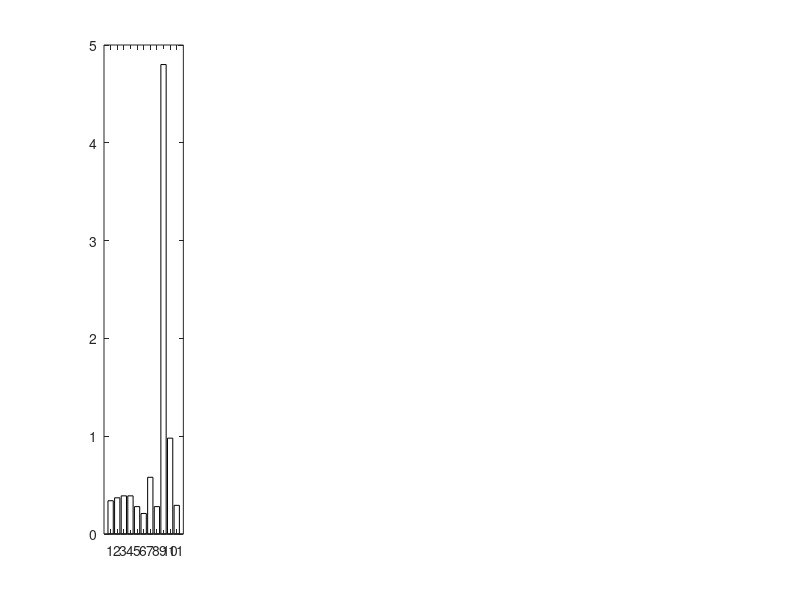

Write MATLAB code to recreate this figure. (Note: this script raises an error after producing the figure.)
%% Code to generate performance evaluation without main titles and XTickLabels
% This code is related to the "Clutter Removal Techniques for Medical
% Microwave Imaging" paper which is under review.
%Created by Dr Md Abdul Awal 
%Thanks to Co-Authors Dr Lei Guo and Dr kamel Sulatn for providing the data.  

%%
clear all
close all

% Data from the provided tables
metrics = {'PPRR', 'CM', 'ASR', 'TCSR', 'TEPR'};
algorithms = {'Diff Sub', 'Avg Sub', 'Adj Sub', 'Sym Sub', 'SVD-based', 'Spatial-Filter', ...
              'Entropy-Window', 'Entropy-Wiener', 'ICA-based', 'EMD-based','CEEMDAN-based'};

%  data for 5 tables

table1 = [
    0.34, 0.37, 0.39, 0.39, 0.28, 0.21, 0.58, 0.28, 4.80, 0.98, 0.293; % PPRR
    1, 0.55, 0.61, 0.60, 0.57, 0.60, 0.39, 0.47, 0.11, 0.37,0.004068; % CM
    -27.05, -13.60, -18.98, -18.86, -15.72, -14.57, -8.65, -16.53, 8.13, 0.06,-5.9996; % ASR
    -11.12, -10.06, -9.92, -9.8, -9.51, -9.26, -3.02, -11.63, 8.3, -0.07,1.3858; % TCSR
    0, 1.81, -0.24, -0.24, 0.83, 2.32, 11.05, -2.04, 11.13, 12.48,7.664; % TEPR
];


table2 = [
    0.32, 0.25, 0.37, 0.37, 0.27, 0.20, 0.55, 0.42, 2.98, 0.99,0.3345; % PPRR
    1, 0.55, 0.58, 0.58, 0.56, 0.59, 0.37, 0.39, 0.17, 0.36,0.0176; % CM
    -27.10, -13.13, -18.53, -18.41, -15.33, -14.11, -10.66, -9.25, 4.10, 0.0005,-5.1702; % ASR
    -8.72, -7.16, -6.91, -6.93, -7.15, -6.40, -3.73, -8.55, 2.49, -0.16,1.5198; % TCSR
    0, 2.08, -0.62, -0.86, 0.75, 2.52, 8.93, 2.73, 10.19, 10.92,6.5047; % TEPR
];

table3 = [
    0.40, 0.45, 0.48, 0.48, 0.22, 0.25, 0.58, 0.39, 6.13, 0.99, 0.2286; % PPRR
    1, 0.55, 0.61, 0.58, 0.55, 0.61, 0.51, 0.46, 0.12, 0.40,0.0196; % CM
    -24.72, -12.40, -17.43, -18.31, -16.01, -13.05, -8.98, -10.37, 9.52, -0.02,-9.8774; % ASR
    -12.05, -11.56, -11.21, -11.96, -11.22, -10.41, -1.64, -9.4, 7.18, 0.11,-1.6256; % TCSR
    0, 1.32, -0.48, -4.6, -1.33, 2.22, 9.53, 2.51, 11.84, 11.4,5.2014; % TEPR
];

table4 = [
    0.37, 0.42, 0.45, 0.45, 0.27, 0.23, 0.81, 0.41, 6.68, 0.99,0.3069; % PPRR
    1, 0.53, 0.56, 0.55, 0.54, 0.56, 0.47, 0.42, 0.13, 0.37,0.0036; % CM
    -26.19, -12.38, -16.61, -16.46, -15.91, -12.85, -5.10, -9.44, 11.24, -0.006,-7.9715; % ASR
    -11.07, -9.97, -8.65, -8.56, -10.03, -8.9, -7.60, -8.22, 10.46, 0.29,2.4679; % TCSR
    0, 1.7, -0.35, -2.88, -0.51, 2.45, 10.80, 3.46, 15.37, 12.0,6.9243; % TEPR
];

table5 = [
    0.21, 0.86, 1.49, 1.53, 0.52, 0.51, 0.73, 0.40, 3.83, 0.99,0.2769; % PPRR
    1, 0.37, 0.37, 0.34, 0.38, 0.37, 0.35, 0.40, 0.16, 0.35,0.0096; % CM
    -29.65, -2.33, 1.43, -0.80, -6.32, -1.32, -6.89, -9.42, 5.69, -0.022,-7.8856; % ASR
    -13.48, -1.15, 2.36, 1.13, -1.35, -0.26, -3.99, -4.03, 5.11, 0.15,-8.1039; % TCSR
    0, 14.56, 18.22, 14.45, 11.12, 15.56, 15.41, 9.29, 17.64, 16.20,8.3111; % TEPR
];

% Combine all tables
all_tables = {table1, table2, table3, table4, table5};

% Define a custom colormap with distinctly different colors
cmap = [
 0.00, 0.45, 0.74; % Blue
 0.85, 0.33, 0.10; % Red-Orange
 0.93, 0.69, 0.13; % Yellow
 0.49, 0.18, 0.56; % Purple
 0.47, 0.67, 0.19; % Green
 0.30, 0.75, 0.93; % Cyan
 0.64, 0.08, 0.18; % Dark Red
 0.98, 0.38, 0.58; % Pink
 0.79, 0.70, 0.84; % Lavender
 0.30, 0.30, 0.30; % Gray
 0.13, 0.55, 0.45; % Teal
];

% Create the figures and subplots for each metric
for i = 1:length(metrics)
    figure;
    metric = metrics{i};
    for j = 1:length(all_tables)
        subplot(1, 5, j);
        % Plot each bar with a different color
        b = bar(all_tables{j}(i, :), 'FaceColor', 'flat');
        % Assign colors from the custom colormap
        for k = 1:length(algorithms)
            b.CData(k, :) = cmap(k, :);
        end
        title(['Case ', num2str(j)]);
        xlabel('Algorithms');
        ylabel(metric);
        % Remove X tick labels as requested
        set(gca, 'XTickLabel', {});
    end
    % Remove the main sgtitle as requested
    % sgtitle(['Performance Metric: ', metric]); % Title for the entire figure is removed
end


%%
% Create the color legend figure
cmap = [
 0.00, 0.45, 0.74; % Blue
 0.85, 0.33, 0.10; % Red-Orange
 0.93, 0.69, 0.13; % Yellow
 0.49, 0.18, 0.56; % Purple
 0.47, 0.67, 0.19; % Green
 0.30, 0.75, 0.93; % Cyan
 0.64, 0.08, 0.18; % Dark Red
 0.98, 0.38, 0.58; % Pink
 0.79, 0.70, 0.84; % Lavender
 0.30, 0.30, 0.30; % Gray
 0.13, 0.55, 0.45; % Teal
];
% Corresponding labels for each color
labels = {'Diff Sub', 'Avg Sub', 'Adj Sub', 'Sym Sub', 'SVD-based', 'Spatial-Filter', ...
    'Entropy-Window', 'Entropy-Wiener', 'ICA-based', 'EMD-based','CEEMDAN-based'};

% Create a figure with increased size
figure('Position', [100, 100, 1200, 500]);

% Create individual bars instead of a single bar object
hold on;
for k = 1:length(cmap)
    h(k) = bar(k, 1, 'FaceColor', cmap(k,:));
end
hold off;

% Add a legend with the corresponding labels
lgd = legend(h, labels, 'Location', 'eastoutside');
% Adjust legend properties for better visibility
lgd.FontSize = 10;

% Set axis limits
ylim([0 1.2]);
xlim([0 11]);

% Remove the x-axis and y-axis ticks
set(gca, 'XTick', [], 'YTick', []);

% Remove the box around the plot
set(gca, 'box', 'off');

% Adjust figure to ensure legend is visible
set(gcf, 'Units', 'Normalized');
pos = get(gcf, 'Position');
pos(3) = pos(3) * 1.2; % Increase width by 20%
set(gcf, 'Position', pos);